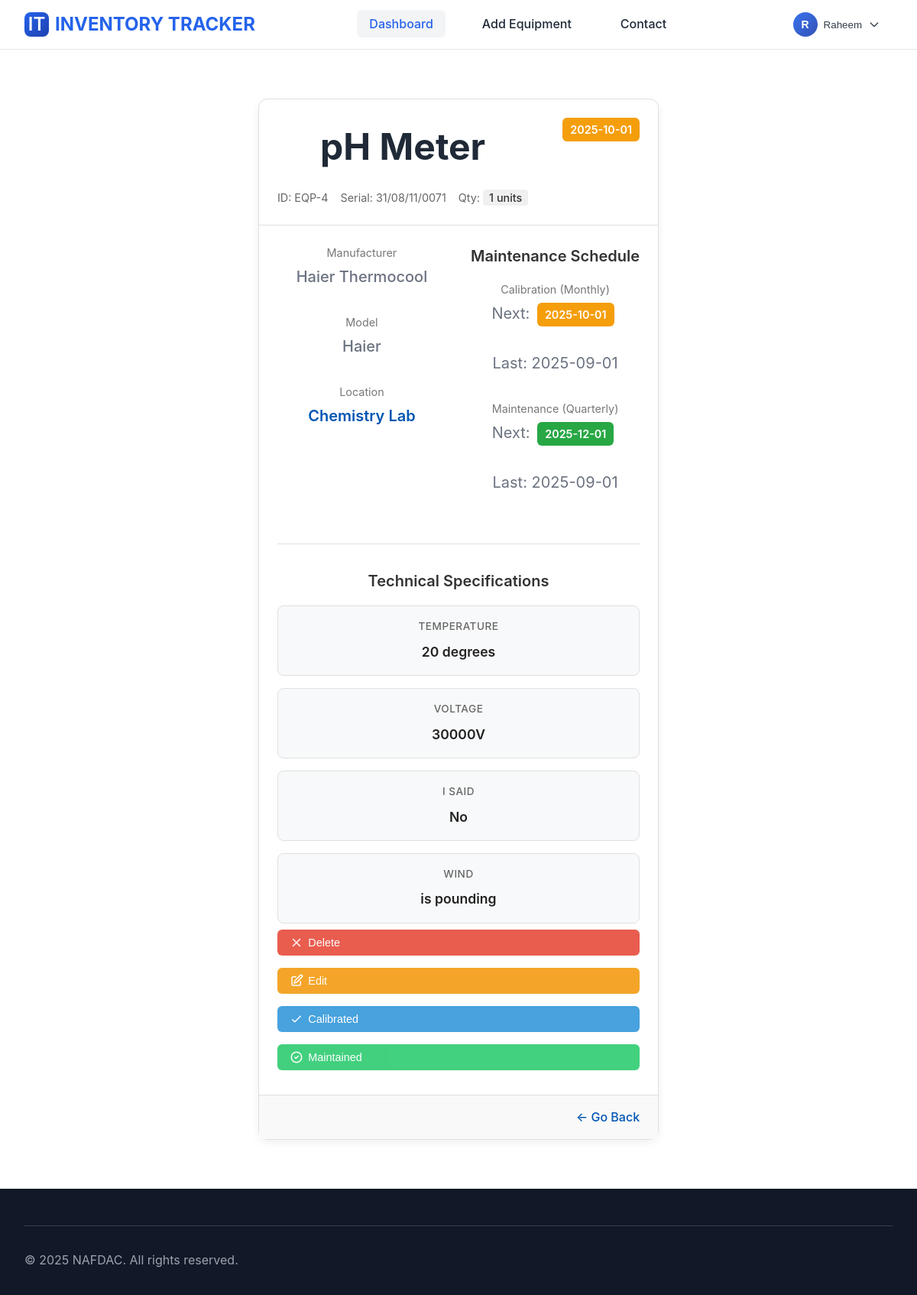
The page /equipments/4 (signed in) on the database its author committed.
### models.py (models this page shows, shortened)
class Equipment(db.Model):
    id = db.Column(db.Integer, primary_key=True)
    name = db.Column(db.String(150), nullable=False)
    manufacturer = db.Column(db.String(150))
    model = db.Column(db.String(150))
    serial_number = db.Column(db.String(150))
    new_id_number = db.Column(db.String(150), unique=True)
    location = db.Column(db.String(150))
    calibration_frequency = db.Column(db.String(100), default='Annual')
    calibration_date = db.Column(db.Date)
    next_calibration_date = db.Column(db.Date)
    maintenance_frequency = db.Column(db.String(100), default='Annual')
    maintenance_date = db.Column(db.Date)
    next_maintenance_date = db.Column(db.Date)
    description = db.Column(db.String(500))
    quantity = db.Column(db.Integer, default=1)
    created_at = db.Column(db.DateTime, default=datetime.utcnow)
    @property
    def cal_status(self):
        if not self.next_calibration_date:
            return 'Unknown C'
        today = datetime.utcnow().date()
        days_left = (self.next_calibration_date - today).days
        if days_left < 0:
            return 'Over Due'
        elif days_left <= 30:
            return 'Due Soon'
        else:
            return 'OK'
    @property
    def mnt_status(self):
        if not self.next_maintenance_date:
            return 'Unknown M'
        today = datetime.utcnow().date()
        days_left = (self.next_maintenance_date - today).days
        if days_left < 0:
            return 'Over Due'
        elif days_left <= 30:
            return 'Due Soon'
        else:
            return 'OK'

class EquipmentParameter(db.Model):
    id = db.Column(db.Integer, primary_key=True)
    equipment_id = db.Column(db.Integer, db.ForeignKey('equipment.id'), nullable=False)
    parameter_name = db.Column(db.String(150), nullable=False)
    parameter_value = db.Column(db.String(150), nullable=False)
    equipment = db.relationship('Equipment', backref=db.backref('parameters', lazy=True))

### app.py (the view)
@app.route('/equipments/<int:equipment_id>', methods=['GET'])
@login_required
def equipment_page(equipment_id):
    equipment = Equipment.query.get_or_404(equipment_id)
    return render_template('equipment.html', equipment=equipment)

### app.py (called while the page is built)
@app.before_request
def make_session_permanent():
    session.permanent = True
    app.permanent_session_lifetime = timedelta(minutes=60)

@login_manager.user_loader
def load_user(user_id):
    return db.session.get(User, int(user_id))

@app.context_processor
def inject_user():
    return dict(user=current_user)

### templates/equipment.html (shortened to what this page needs)
{% extends "base.html" %}
{% block head %}
    <link rel="stylesheet" href="{{ url_for('static', filename='css/equipment.css') }}">
{% endblock %}
{% block content %}
<div class="equipment-card">
    <header class="card-header">
        <div>
            <h1 class="equipment-name">{{ equipment.name }}</h1>
            <div class="equipment-meta">
                <span>ID: EQP-{{ equipment.id }}</span>
                <span>Serial: {{ equipment.serial_number }}</span>
                <span>Qty: <span class="quantity-value">{{ equipment.quantity }} units</span></span>
            </div>
        </div>
        <div id="cal_status_badge"></div>
    </header>
    <main class="card-body">
        <div class="details-grid">
            <div class="info-column">
                <div class="info-item">
                    <span class="info-label">Manufacturer</span>
                    <p class="info-value">{{ equipment.manufacturer }}</p>
                </div>
                <div class="info-item">
                    <span class="info-label">Model</span>
                    <p class="info-value">{{ equipment.model }}</p>
                </div>
                <div class="info-item">
                    <span class="info-label">Location</span>
                    <p class="info-value highlight">{{ equipment.location }}</p>
                </div>
            </div>
            <div class="maintenance-column">
                <h2 class="section-title">Maintenance Schedule</h2>
                <div class="info-item">
                    <span class="info-label">Calibration ({{ equipment.calibration_frequency }})</span>
                    <p class="cal-info-value">
                        Next: <span class="date-value highlight" id="cal_status_display">{{ equipment.next_calibration_date }}</span>
                    </p>
                    <p class="info-meta">Last: {{ equipment.calibration_date }}</p>
                </div>
                <div class="info-item">
                    <span class="info-label">Maintenance ({{ equipment.maintenance_frequency }})</span>
                    <p class="mnt-info-value">
                        Next: <span class="date-value highlight" id="mnt_status_display">{{ equipment.next_maintenance_date }}</span>
                    </p>
                    <p class="info-meta">Last: {{ equipment.maintenance_date }}</p>
                </div>
            </div>
        </div>
        {% if equipment.parameters %}
        <div class="parameters-section">
            <h2 class="section-title">Technical Specifications</h2>
            <div class="parameters-grid">
                {% for param in equipment.parameters %}
                <div class="parameter-card">
                    <span class="parameter-name">{{ param.parameter_name }}</span>
                    <span class="parameter-value">{{ param.parameter_value }}</span>
                </div>
                {% endfor %}
            </div>
        </div>
        {% endif %}
 {% if user.roles == "admin" %}
        <div class="buttons">
            <button class="action-button action-delete" onclick="openModal()">
                <svg fill="none" stroke="currentColor" viewBox="0 0 24 24">
                    <path stroke-linecap="round" stroke-linejoin="round" stroke-width="2"
                          d="M6 18L18 6M6 6l12 12"></path>
                </svg>
                <span>Delete</span>
            </button>
            <button class="action-button action-edit" onclick="window.location.href='/updateEquipment/{{ equipment.id }}'">
                <svg fill="none" stroke="currentColor" viewBox="0 0 24 24">
                    <path stroke-linecap="round" stroke-linejoin="round" stroke-width="2"
                          d="M11 5H6a2 2 0 00-2 2v11a2 2 0 002 2h11a2 2 0 002-2v-5M18.5 2.5a2.121 2.121
                             0 013 3L12 15l-4 1 1-4 9.5-9.5z"></path>
                </svg>
                <span>Edit</span>
            </button>
{% endif %}
            <button class="action-button action-calibrated" onclick="alert('Calibration marked as completed!')">
                <svg fill="none" stroke="currentColor" viewBox="0 0 24 24">
                    <path stroke-linecap="round" stroke-linejoin="round" stroke-width="2"
                          d="M5 13l4 4L19 7"></path>
                </svg>
                <span>Calibrated</span>
            </button>
            <button class="action-button action-maintained" onclick="alert('Maintenance marked as completed!')">
                <svg fill="none" stroke="currentColor" viewBox="0 0 24 24">
                    <path stroke-linecap="round" stroke-linejoin="round" stroke-width="2"
                          d="M9 12l2 2l4-4m6 2a9 9 0 11-18 0a9 9 0 0118 0z"></path>
                </svg>
                <span>Maintained</span>
            </button>
        </div>
    </main>
    <footer class="card-footer">
        <a href="{{ request.referrer or url_for('home') }}" class="back-link">← Go Back</a>
    </footer>
</div>
{% endblock %}

### templates/base.html (shortened to what this page needs)
<!DOCTYPE html>
<html lang="en">
<head>
    <link rel="stylesheet" href="{{ url_for('static', filename='css/base.css') }}">
    {% block head %}{% endblock %}
</head>
<body>
<nav class="navbar">
    <div class="navbar-container">
        <a href="#" class="logo">
            <div class="logo-icon">IT</div>
            INVENTORY TRACKER
        </a>
        <ul class="nav-links">
            <li><a href="/dashboard" class="active">Dashboard</a></li>
            <li><a href="/addEquipment">Add Equipment</a></li>
            <li><a href="#">Contact</a></li>
        </ul>
        <div class="user-profile">
            <button class="profile-button" onclick="toggleDropdown()">
                <div class="profile-avatar">HI</div>
                <span id="username">John Doe</span>
                <svg class="dropdown-arrow" fill="none" stroke="currentColor" viewBox="0 0 24 24">
                    <path stroke-linecap="round" stroke-linejoin="round" stroke-width="2" d="M19 9l-7 7-7-7"></path>
                </svg>
            </button>
        </div>
    </div>
</nav>
<main class="main-content">
    {% block content %}{% endblock %}
</main>
<footer class="footer">
    <div class="footer-container">
        <div class="footer-bottom">
            <p>&copy; 2025 NAFDAC. All rights reserved.</p>
        </div>
    </div>
</footer>
</body>
</html>

### static/css/base.css (style rules this page uses)
:root { --primary-color: #2563eb; --secondary-color: #1e40af; --text-color: #1f2937; --text-light: #6b7280; --background-color: #ffffff; --border-color: #e5e7eb; --hover-bg: #f3f4f6; --dropdown-bg: #ffffff; --dropdown-shadow: rgba(0, 0, 0, 0.1); --footer-bg: #111827; --footer-text: #d1d5db; --footer-text-light: #9ca3af; }
* { margin: 0; padding: 0; box-sizing: border-box; }
body { font-family: -apple-system, BlinkMacSystemFont, 'Segoe UI', Roboto, Oxygen, Ubuntu, Cantarell, sans-serif; line-height: 1.6; color: var(--text-color); min-height: 100vh; display: flex; flex-direction: column; }
.navbar { background-color: var(--background-color); border-bottom: 1px solid var(--border-color); padding: 0 2rem; position: sticky; top: 0; z-index: 1000; backdrop-filter: blur(10px); }
.navbar-container { max-width: 1200px; margin: 0 auto; display: flex; align-items: center; justify-content: space-between; height: 4rem; }
.logo { font-size: 1.5rem; font-weight: 700; color: var(--primary-color); text-decoration: none; display: flex; align-items: center; gap: 0.5rem; }
.logo-icon { width: 2rem; height: 2rem; background: linear-gradient(135deg, var(--primary-color), var(--secondary-color)); border-radius: 0.5rem; display: flex; align-items: center; justify-content: center; color: white; font-weight: 600; }
.nav-links { display: flex; list-style: none; gap: 2rem; align-items: center; }
.nav-links a { text-decoration: none; color: var(--text-color); font-weight: 500; padding: 0.5rem 1rem; border-radius: 0.375rem; transition: all 0.2s ease; position: relative; }
.nav-links a.active { color: var(--primary-color); background-color: var(--hover-bg); }
.user-profile { position: relative; }
.profile-button { display: flex; align-items: center; gap: 0.5rem; padding: 0.5rem 1rem; background: none; border: none; border-radius: 0.5rem; cursor: pointer; transition: all 0.2s ease; color: var(--text-color); }
.profile-avatar { width: 2rem; height: 2rem; border-radius: 50%; background: linear-gradient(135deg, var(--primary-color), var(--secondary-color)); display: flex; align-items: center; justify-content: center; color: white; font-weight: 600; font-size: 0.875rem; }
.dropdown-arrow { width: 1rem; height: 1rem; transition: transform 0.2s ease; }
.main-content { flex: 1; padding: 4rem 2rem; max-width: 1200px; margin: 0 auto; text-align: center; }
.main-content h1 { font-size: 3rem; margin-bottom: 1rem; color: var(--text-color); }
.main-content p { font-size: 1.25rem; color: var(--text-light); margin-bottom: 2rem; }
.footer { background-color: var(--footer-bg); color: var(--footer-text); padding: 3rem 2rem 2rem; margin-top: auto; }
.footer-container { max-width: 1200px; margin: 0 auto; }
.footer-bottom { border-top: 1px solid #374151; padding-top: 2rem; display: flex; justify-content: space-between; align-items: center; color: var(--footer-text-light); }
.footer-bottom p { margin: 0; }

### rows shown on the page
Equipment: name "pH Meter", id "4", serial_number "31/08/11/0071", quantity "1", manufacturer "Haier Thermocool", model "Haier", location "Chemistry Lab", calibration_frequency "Monthly", calibration_date "2025-09-01", maintenance_frequency "Quarterly", maintenance_date "2025-09-01"
EquipmentParameter: parameter_name "TEMPERATURE", parameter_value "20 degrees"
EquipmentParameter: parameter_name "VOLTAGE", parameter_value "30000V"
EquipmentParameter: parameter_name "I SAID", parameter_value "No"
EquipmentParameter: parameter_name "WIND", parameter_value "is pounding"
